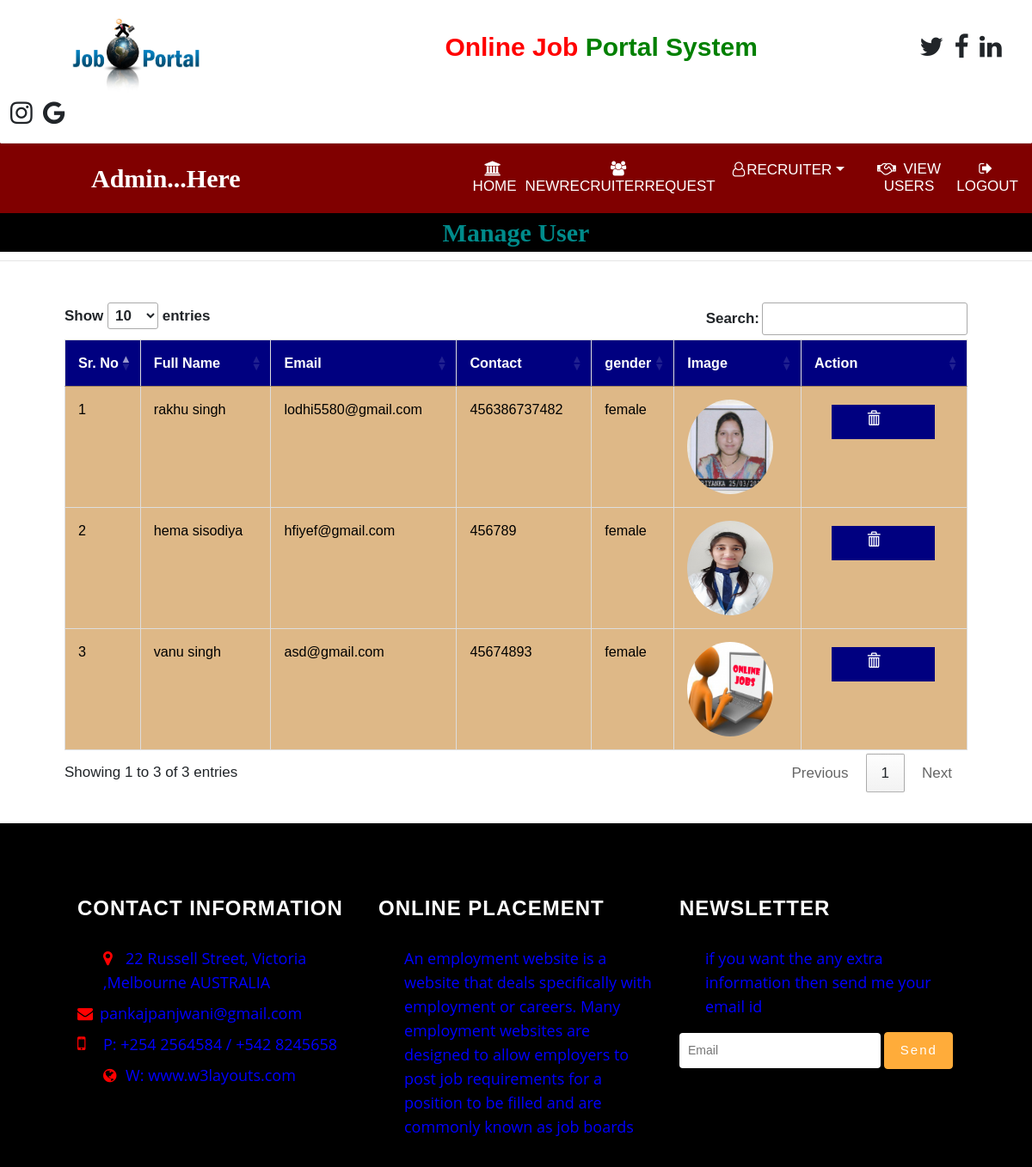
Page /view_user/ on the committed database.
### jobportal/models.py (models this page shows, shortened)
class SignupUser(models.Model):
    user = models.ForeignKey(User,on_delete=models.CASCADE,null=True)
    mobile = models.IntegerField(null=True)
    image = models.FileField(null=True)
    gender= models.CharField(max_length=100,null=True)
    type=models.CharField(max_length=100,null=True)

### jobportal/views.py (the view)
# urls.py: path('view_user/', view_user, name="view_user"),
def view_user(request):
    data=SignupUser.objects.all()
    d={'data':data}
    return render(request,'view_user.html',d)

### jobportal/templates/view_user.html (shortened to what this page needs)
{% extends 'admin_nav.html' %}
{% block body %}
<center><marquee style = "font-family : 'Monotype Corsiva' ; font-size:30px;color :darkcyan
 ; background-color:black;font-weight : bold">Manage User</marquee></center><hr>
 <div class="container">
<table class="table table-bordered" id="myTable">
  <thead>
  <tr >
    <th>Sr. No</th>
    <th>Full Name</th>
    <th>Email</th>
    <th>Contact</th>
    <th>gender</th>
    <th>Image</th>
    <th>Action</th>
  </tr>
  </thead>
   <tbody>
{% for i in data %}
  <tr style="color:black">
      <td>{{forloop.counter}}</td>
    <td>{{i.user.username}} {{i.user.last_name}}</td>
    <td>{{i.user.email}}</td>
    <td>{{i.mobile}}</td>
      <td>{{i.gender}}</td>
      <td><img src="{{i.image.url}}" style="width:100px;height:110px;border-radius:50%"></td>
      <td><a href="{% url 'delete_user' i.id %}"><i class="glyphicon glyphicon-trash" onclick="return confirm('Are you sure?')" style="color:white;margin-left:20px;margin-top:3%;background-color:navy;height:40px;width:120px;padding-top:5%;padding-left:25%" ></i> </a>
  </tr>
   {% endfor %}
    </tbody>
</table>
 </div>
{% endblock %}

### jobportal/static/css/style.css (style rules this page uses)
body { padding:0; margin:0; background:#fff; font-family: 'Roboto Condensed', sans-serif; }
a { text-decoration:none; }
body a { transition:0.5s all; -webkit-transition:0.5s all; -moz-transition:0.5s all; -o-transition:0.5s all; -ms-transition:0.5s all; font-weight:400; }
.glyphicon { position: relative; top: 1px; display: inline-block; font-family: 'Glyphicons Halflings'; font-style: normal; font-weight: 400; line-height: 1; -webkit-font-smoothing: antialiased; -moz-osx-font-smoothing: grayscale; color: #777; }
.table > thead > tr > th, .table > tbody > tr > th, .table > tfoot > tr > th, .table > thead > tr > td, .table > tbody > tr > td, .table > tfoot > tr > td { border-top: none !important; }
.table td, .table>tbody>tr>td, .table>tbody>tr>th, .table>tfoot>tr>td, .table>tfoot>tr>th, .table>thead>tr>td, .table>thead>tr>th { padding: 15px!important; }
.table > thead > tr > th, .table > tbody > tr > th, .table > tfoot > tr > th, .table > thead > tr > td, .table > tbody > tr > td, .table > tfoot > tr > td { font-size: 0.9em; color: #999; border-top: none !important; }

### jobportal/templates/admin_nav.html (style rules this page uses)
* { box-sizing: border-box; }
#myTable { border-collapse: collapse; width: 100%; border: 1px solid #ddd; font-size: 18px; }
#myTable th { text-align: left; padding: 12px; background-color: navy; color: white; }
#myTable td { text-align: left; padding: 12px; color:blAck; background-color: burlywood; }
#myTable tr { border-bottom: 1px solid #ddd; }
body { font-family: Arial; font-size: 17px; }
.container { position: relative; max-width: 90%; margin: 0 auto; margin-bottom:3% }
.container img { vertical-align: middle; }

### rows in the picture
SignupUser: user.username "rakhu", user.last_name "singh", user.email "lodhi5580@gmail.com", mobile "456386737482", gender "female", image (picture)
SignupUser: user.username "hema", user.last_name "sisodiya", user.email "hfiyef@gmail.com", mobile "456789", gender "female", image (picture)
SignupUser: user.username "vanu", user.last_name "singh", user.email "asd@gmail.com", mobile "45674893", gender "female", image (picture)
